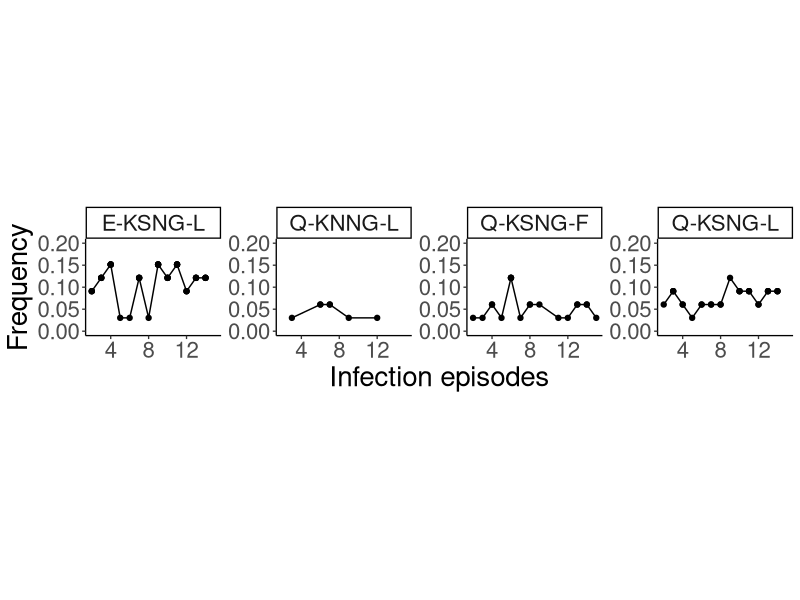
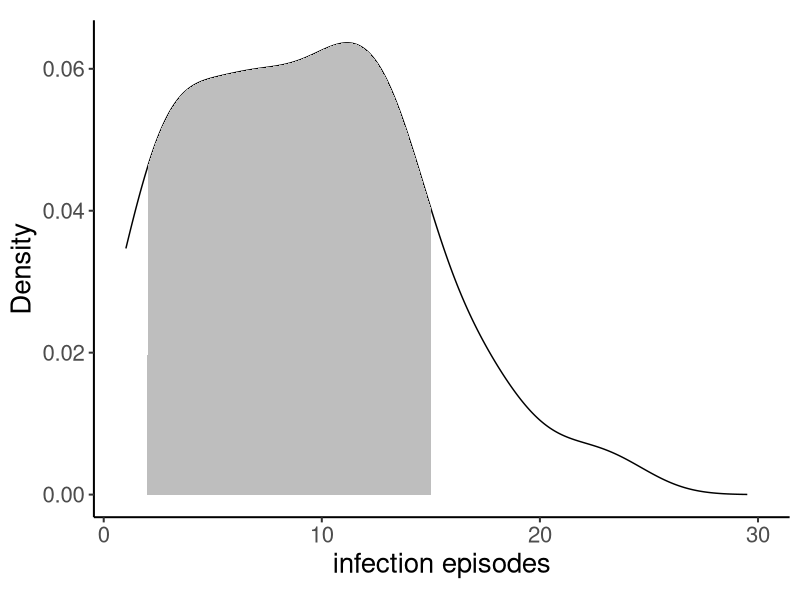
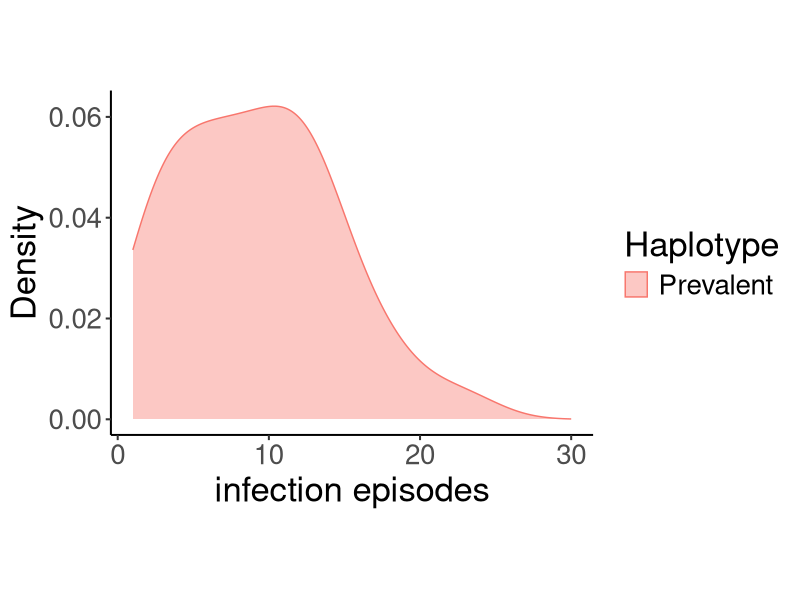
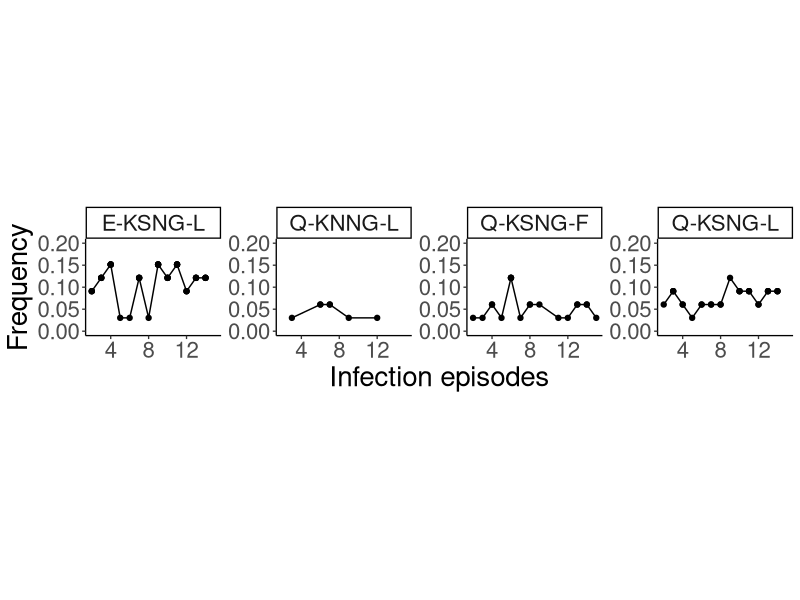
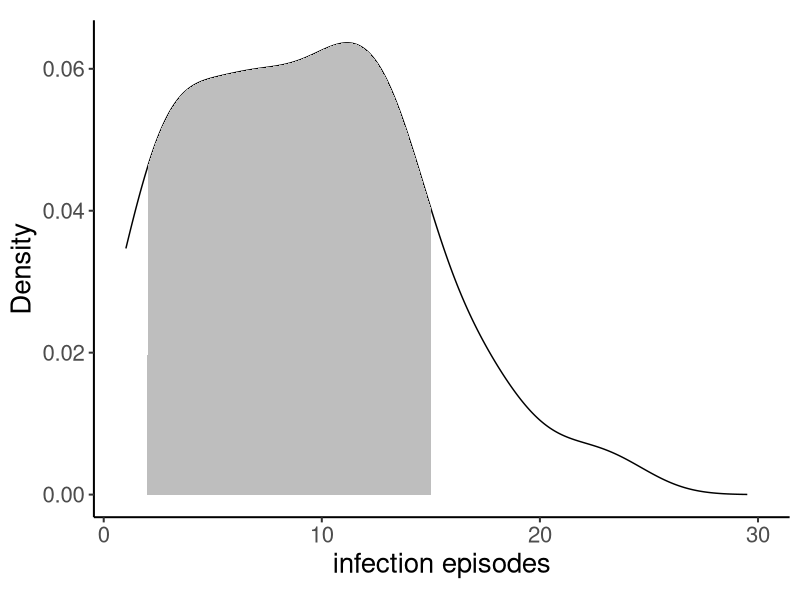
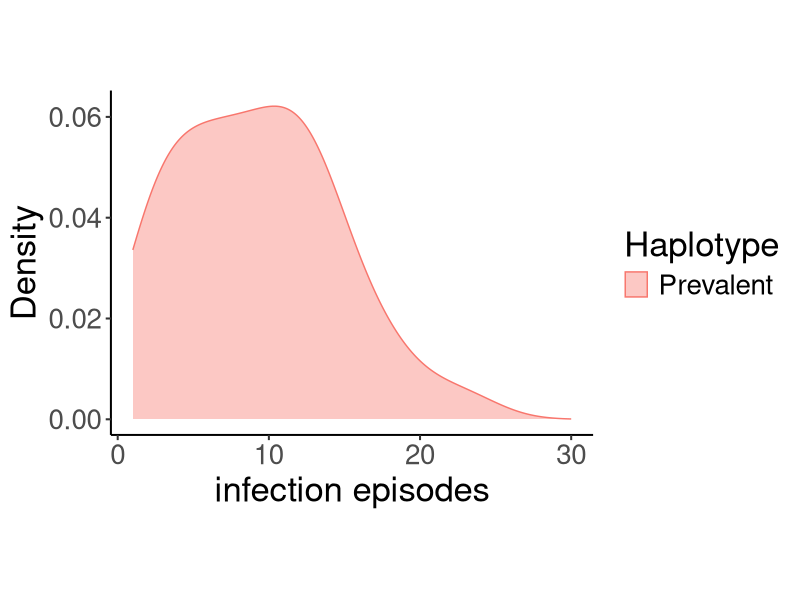

R code for these plots, in order:
## ---- chunk 1
root.dir <- here::here()
knitr::opts_chunk$set(echo = TRUE, root.dir=root.dir)
knitr::opts_knit$set(root.dir = root.dir)
knitr::opts_chunk$set(message = FALSE)
knitr::opts_chunk$set(warning = FALSE)
## ---- chunk 2
library("tidyverse")
#library("gghighlight")
library(scales)
hap_den<- readxl::read_xlsx("data/Haplotype Distribution.xlsx", col_names = TRUE)
hap_den<-rbind(hap_den)
hap_den<-as.data.frame(hap_den)

freq <- ggplot(hap_den[hap_den$Episodes > 1 & hap_den$Episodes < 16, ], aes(y = Frequency/33, x = Episodes)) +
  geom_line(aes(group = Haplotype), color = "black") +
  geom_point(color = "black") +  # Change lines and dots to black
  labs(x = "Infection episodes", y = "Frequency") +
  facet_wrap(~ Haplotype, scales = "free_y", nrow = 1) +
  theme_classic(base_size = 10) +
  theme(aspect.ratio = 5 / 7, text = element_text(size = 20)) +
  ylim(0, 0.2)

freq

pdf("figures/haplotype_distribution.pdf", width = 10, height = 7)#save as pdf file
freq
dev.off()

## ---- chunk 3
hap_den$Haplotype <- ifelse(hap_den$Haplotype %in% c("E-KSNG-L", "Q-KSNG-L", "Q-KSNG-F", "Q-KNNG-L"), "Prevalent", hap_den$Haplotype)


dat <- with(density(hap_den$Episodes), data.frame(x, y))
infec<-ggplot(data = dat, mapping = aes(x = x, y = y), fill=Haplotype, colour=Haplotype, lwd = 4) +
  labs(x="infection episodes", y = "Density")+
  scale_x_continuous(labels = scales::comma)+
    theme_classic(base_size = 15) +
  theme(aspect.ratio=5/7)+theme(text = element_text(size = 20))+
    geom_line()+
    geom_area(mapping = aes(x = ifelse(x>2 & x< 15 , x, 0)), fill = "grey") +
    xlim(1, 30)
infec
pdf("figures/infection_distribution.pdf", width = 15, height = 5, pointsize=100)#save as pdf file
infec
dev.off()
#classifying the density distributions as either prevalent or rare
infec_2<-ggplot(hap_den, aes(x=Episodes, fill=Haplotype, colour=Haplotype )) +
  geom_density(alpha=0.4, adjust = 1.25, lwd = 0.5) +
    labs(x="infection episodes", y = "Density")+
  scale_x_continuous(labels = scales::comma)+
theme_classic(base_size = 15)+
theme(aspect.ratio=5/7)+theme(text = element_text(size = 25))+
  xlim(1, 30)
infec_2
pdf("figures/prevalent_rare_distribution.pdf", width = 15, height = 5, pointsize=16)#save as pdf file
infec_2
dev.off()
